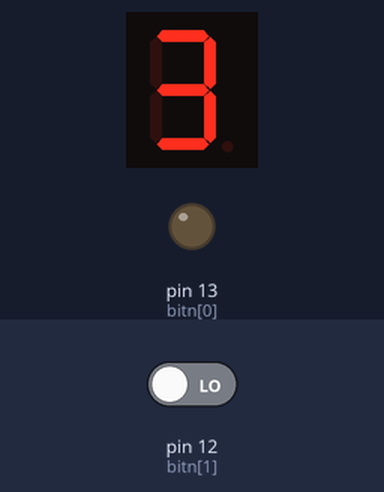
Recording of a sketch running on a simulated Arduino Uno, built with avr-gcc and run on an emulated ATmega328P. Parts: 1-digit seven-segment display, output pins drawn as LEDs (lit = HIGH). Wiring (inferred from the names in the program): 1-digit 7-segment display, segments lit when HIGH: segments pin 7, pin 6, pin 5, pin 10, pin 11, pin 8, pin 9, pin 4. The test bench sets the inputs (shaded band); at power-on: pin 12 (bitn[1]) LOW. The segment pins are drawn as the display they are named for; pins used as bus, display or sensor lines are not drawn.

Above: at 0.25 s.
At 0.65 s:
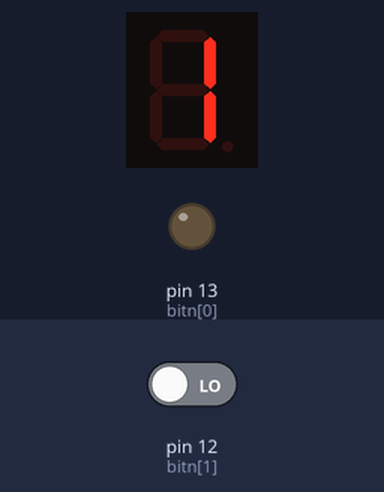
1.3 s: pin 12 (bitn[1]) driven HIGH
2.8 s: pin 12 (bitn[1]) driven LOW
At 2.85 s:
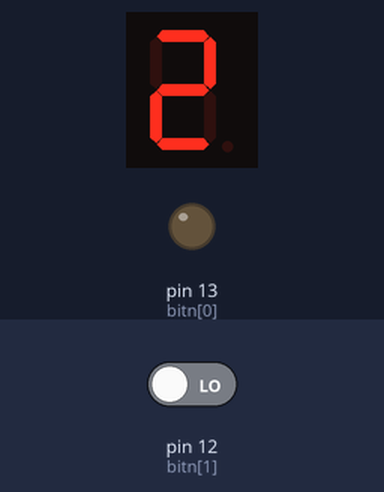

The sketch:

segment_random.ino
```cpp
/*
 *数码管引脚号：
 *数码管上排：10 - 6
 *数码管下排：1  - 5
 *
 * 数码管引脚号对应的 led段：
 * A-7
 * B-6
 * C-4
 * D-2
 * E-1
 * F-9
 * G-10
 * DP-5
 * */

//设置控制各段的数字IO 脚
int a=7;//定义数字接口7 连接a 段数码管
int b=6;// 定义数字接口6 连接b 段数码管
int c=5;// 定义数字接口5 连接c 段数码管
int d=10;// 定义数字接口10 连接d 段数码管
int e=11;// 定义数字接口11 连接e 段数码管
int f=8;// 定义数字接口8 连接f 段数码管
int g=9;// 定义数字接口9 连接g 段数码管
int dp=4;// 定义数字接口4 连接dp 段数码管
int bitn[2]={13,12};//有两个数码管，它们共阴极引脚分别接13,12


void digital_0(void) //显示数字0
{
  unsigned char j;
  for(j=5;j<=11;j++)
    digitalWrite(j,HIGH);
  digitalWrite(dp,LOW);
  digitalWrite(g,LOW);
}
void digital_1(void) //显示数字1
{
  unsigned char j;
  digitalWrite(c,HIGH);//给数字接口5 引脚高电平，点亮c 段
  digitalWrite(b,HIGH);//点亮b 段
  for(j=7;j<=11;j++)//熄灭其余段
    digitalWrite(j,LOW);
  digitalWrite(dp,LOW);//熄灭小数点DP 段
}
void digital_2(void) //显示数字2
{
  unsigned char j;
  digitalWrite(b,HIGH);
  digitalWrite(a,HIGH);
  for(j=9;j<=11;j++)
    digitalWrite(j,HIGH);
  digitalWrite(dp,LOW);
  digitalWrite(c,LOW);
  digitalWrite(f,LOW);
}

void digital_3(void) //显示数字3
{
  unsigned char j;
  digitalWrite(g,HIGH);
  digitalWrite(d,HIGH);
  for(j=5;j<=7;j++)
    digitalWrite(j,HIGH);
  digitalWrite(dp,LOW);
  digitalWrite(f,LOW);
  digitalWrite(e,LOW);
}
void digital_4(void) //显示数字4
{
  digitalWrite(c,HIGH);
  digitalWrite(b,HIGH);
  digitalWrite(f,HIGH);
  digitalWrite(g,HIGH);
  digitalWrite(dp,LOW);
  digitalWrite(a,LOW);
  digitalWrite(e,LOW);
  digitalWrite(d,LOW);
}

void digital_5(void) //显示数字5
{
  unsigned char j;
  for(j=7;j<=9;j++)
    digitalWrite(j,HIGH);
  digitalWrite(c,HIGH);
  digitalWrite(d,HIGH);
  digitalWrite(dp,LOW);
  digitalWrite(b,LOW);
  digitalWrite(e,LOW);
}
void digital_6(void) //显示数字6
{
  unsigned char j;
  for(j=7;j<=11;j++)
    digitalWrite(j,HIGH);
  digitalWrite(c,HIGH);
  digitalWrite(dp,LOW);
  digitalWrite(b,LOW);
}
void digital_7(void) //显示数字7
{
  unsigned char j;
  for(j=5;j<=7;j++)
    digitalWrite(j,HIGH);
  digitalWrite(dp,LOW);
  for(j=8;j<=11;j++)
    digitalWrite(j,LOW);
}

void digital_8(void) //显示数字8
{
  unsigned char j;
  for(j=5;j<=11;j++)
    digitalWrite(j,HIGH);
  digitalWrite(dp,LOW);
}
void digital_9(void) //显示数字9
{
  unsigned char j;
  for(j=5;j<=11;j++)
    digitalWrite(j,HIGH);
  digitalWrite(dp,LOW);
  digitalWrite(e,LOW);
}
void clearLED()
{
	digitalWrite(a,LOW);
	digitalWrite(b,LOW);
	digitalWrite(c,0);
	digitalWrite(d,0);
	digitalWrite(e,0);
	digitalWrite(f,0);
	digitalWrite(g,0);
	digitalWrite(dp,0);

        digitalWrite(13,1);
        digitalWrite(12,1);
}
void disp(int n,int data)
{
  clearLED();
  switch(data)
  {
      case 1:
        digital_1();break;
      case 2:
        digital_2();break;
      case 3:
        digital_3();break;
      case 4:
        digital_4();break;
      case 5:
        digital_5();break;
      case 6:
        digital_6();break;
      case 7:
        digital_7();break;
      case 8:
        digital_8();break;
      case 9:
        digital_9();break;
      default:
        break;
  }
  digitalWrite(bitn[n],LOW);
  //delayMicroseconds(60);
  delay(10);//大概10毫秒临界
}


void setup()
{
  int i;//定义变量
  for(i=4;i<=13;i++)
    pinMode(i,OUTPUT);//设置4～11 引脚为输出模式
    pinMode(12,INPUT);
}
void loop()
{
  while(1)
  {
    digital_1();//显示数字1
    delay(100);
    while(digitalRead(12)) ;
    digital_2();//显示数字2
    delay(100);
    while(digitalRead(12));
    digital_3();//显示数字3
    delay(100);
    while(digitalRead(12)) ;
    digital_4();//显示数字4
    delay(100);
    while(digitalRead(12));
    digital_5();//显示数字5
    delay(100);
    while(digitalRead(12)) ;
    digital_6();//显示数字6
    delay(100);
    while(digitalRead(12));

  }
}
```

Measured:
- after the input at 1.3 s, every drawn part: stays the same
- after the input at 2.8 s, the display: changes at once (image 2)
